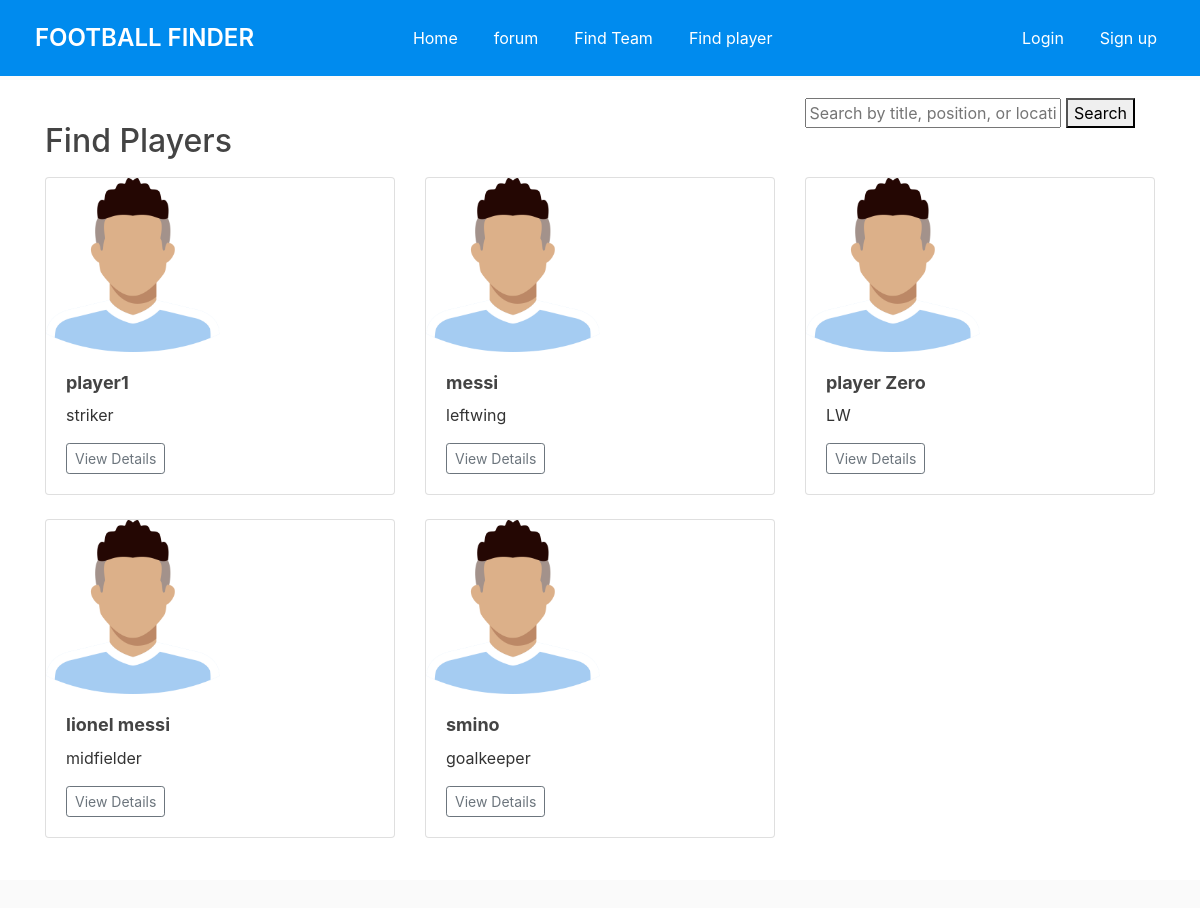
/find_players/, run on the app's committed database.
### ffinderapp/models.py (models this page shows, shortened)
class PlayerListing(models.Model):
    title = models.CharField(max_length=100)
    description = models.TextField()
    position = models.CharField(max_length=50)
    location = models.CharField(max_length=100, default='')
    user_profile = models.ForeignKey(get_user_model(), on_delete=models.CASCADE, related_name='player_listings', null=True, default=None)
    contact_number = models.CharField(max_length=15, default='')

### ffinderapp/views.py (the view)
# urls.py: path('find_players/', views.find_players, name='find_players'),
def find_players(request):
    search_query = request.GET.get('search')
    player_listings = PlayerListing.objects.all()
    if search_query:
        player_listings = player_listings.filter(Q(title__icontains=search_query) |
                                                 Q(position__icontains=search_query))
    paginator = Paginator(player_listings, 10)  # 10 player listings per page
    page_number = request.GET.get('page')
    try:
        player_listings_page = paginator.page(page_number)
    except PageNotAnInteger:
        player_listings_page = paginator.page(1)
    except EmptyPage:
        player_listings_page = paginator.page(paginator.num_pages)
    return render(request, 'ffinderapp/find_players.html', {'player_listings': player_listings_page})

### ffinderapp/templates/ffinderapp/find_players.html
{% extends 'ffinderapp/base.html' %}
{% load crispy_forms_tags %}
{% load static %}
{% block content %}
<div class="container">
  <form class="search-bar" method="get">
    <input type="text" name="search" placeholder="Search by title, position, or location">
    <button type="submit">Search</button>
  </form>
  <h2 class="mt-4 mb-3">Find Players</h2>
  <div class="row">
    {% for player_listing in player_listings %}
    <div class="col-md-4">
      <div class="card mb-4 shadow-sm">
        {% if player_listing.photo %}
        <img src="{{ player_listing.photo.url }}" class="card-img-top" alt="{{ player_listing.title }}">
        {% else %}
        <div class="placeholder-image">
          <img src="{% static 'media/default.png' %}" alt="No Photo Available">
        </div>
        {% endif %}
        <div class="card-body">
          <h5 class="card-title">{{ player_listing.title }}</h5>
          <p class="card-text">{{ player_listing.position }}</p>
          <div class="d-flex justify-content-between align-items-center">
            <div class="btn-group">
              <a href="{% url 'player_listing_detail' player_listing.id %}" class="btn btn-sm btn-outline-secondary">View Details</a>
            </div>
          </div>
        </div>
      </div>
    </div>
    {% endfor %}
  </div>
{% endblock %}

### ffinderapp/static/css/styles.css (style rules this page uses)
html { position: relative; min-height: 100%; }
body { background: #fafafa; color: #333333; margin-top: 5rem; margin-bottom: 50px; }
h1, h2, h3, h4, h5, h6 { color: #444444; }
.card { margin-bottom: 20px; display: table; width: 100%; }
.placeholder-image img { max-width: 50%; height: auto; }
.card-title { font-size: 18px; font-weight: bold; margin-bottom: 10px; }
.card-text { font-size: 16px; }
.search-bar { float: right; margin-right: 20px; }

### data on the page
PlayerListing: title "player1", position "striker"
PlayerListing: title "messi", position "leftwing"
PlayerListing: title "player Zero", position "LW"
PlayerListing: title "lionel messi", position "midfielder"
PlayerListing: title "smino", position "goalkeeper"
